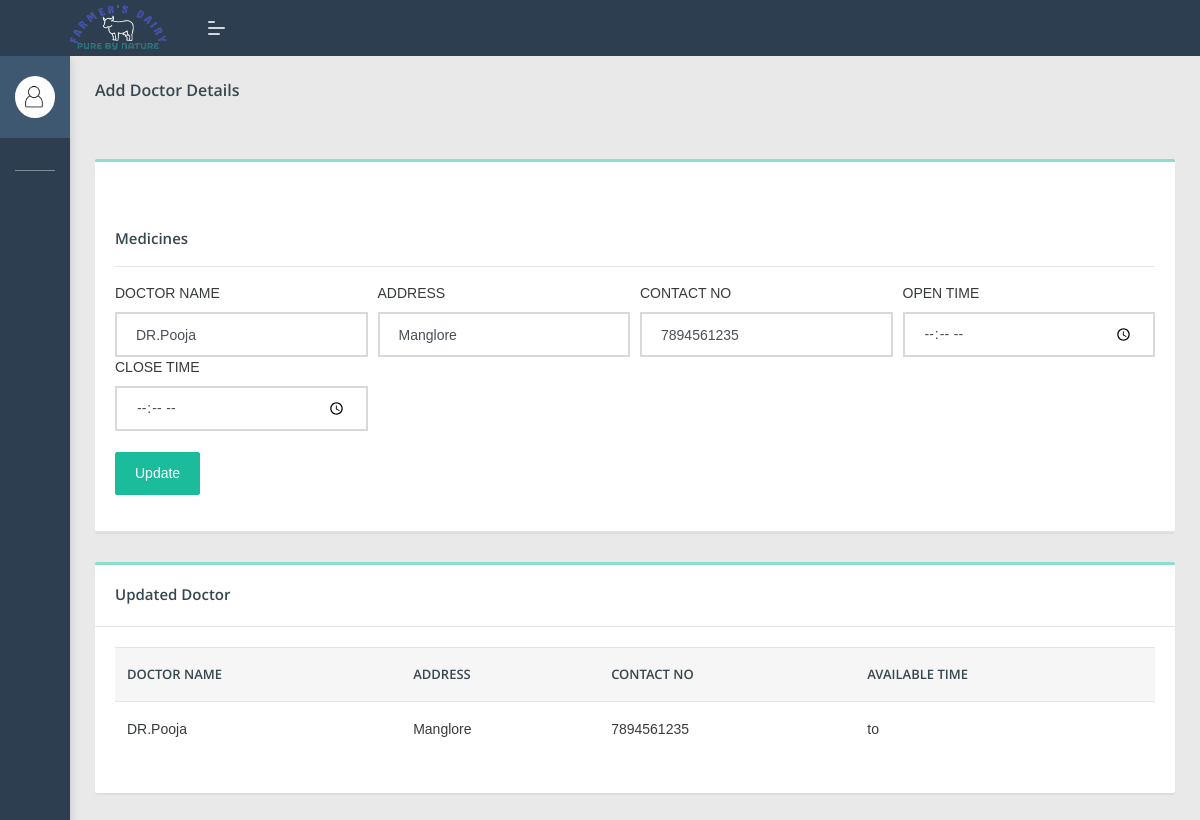
/dipo/editdoc.php?eid=2 (signed in), run on the app's committed database.
### tables this page shows
CREATE TABLE `add_doctor` (
  `doc_id` int(100) NOT NULL,
  `name` varchar(100) NOT NULL,
  `address` varchar(100) NOT NULL,
  `phoneno` varchar(100) NOT NULL,
  `opentm` time NOT NULL,
  `closetm` time NOT NULL,
  `dippoid` varchar(100) NOT NULL
);

### dipo/editdoc.php (the view, shortened to what this page needs)
 <?php
if(isset($_SESSION['dippo']))
{
?>
 <!DOCTYPE html>
<html lang="en">
<head>
    <link rel="stylesheet" href="assets/css/style.css">
</head>
<body class="">
	<nav class="pcoded-navbar  ">
		<div class="navbar-wrapper  ">
			<div class="navbar-content scroll-div " >
					<div class="">
					<div class="main-menu-header">
						<img class="img-radius" src="assets/images/user/avatar-2.jpg" alt="User-Profile-Image">
						<div class="user-details">
						</div>
					</div>
				</div>
				<ul class="nav pcoded-inner-navbar ">
					<li class="nav-item pcoded-menu-caption">
					</li>
					<li class="nav-item">
					    <a href="main.php" class="nav-link "><span class="pcoded-micon"><i class="feather icon-home"></i></span><span class="pcoded-mtext">Dashboard</span></a>
					</li>
					<li class="nav-item pcoded-hasmenu">
					    <a href="#!" class="nav-link "><span class="pcoded-micon"><i class="feather icon-align-justify"></i></span><span class="pcoded-mtext">Staff Details</span></a>
					</li>
					<li class="nav-item pcoded-hasmenu">
					    <a href="#!" class="nav-link "><span class="pcoded-micon"><i class="feather icon-align-justify"></i></span><span class="pcoded-mtext">User Details</span></a>
					</li>
						<li class="nav-item pcoded-hasmenu">
					    <a href="#!" class="nav-link "><span class="pcoded-micon"><i class="feather icon-align-justify"></i></span><span class="pcoded-mtext">Milk Details</span></a>
					</li>
					<li class="nav-item pcoded-hasmenu">
					    <a href="#!" class="nav-link "><span class="pcoded-micon"><i class="feather icon-align-justify"></i></span><span class="pcoded-mtext">Facilities</span></a>
					</li>
                        <li class="nav-item">
					    <a href="viewfeedb.php" class="nav-link "><span class="pcoded-micon"><i class="feather icon-align-justify"></i></span><span class="pcoded-mtext">View feedback</span></a>
					</li>
				</ul>
			</div>
		</div>
	</nav>
	<header class="navbar pcoded-header navbar-expand-lg navbar-light header-dark">
				<div class="m-header">
					<a class="mobile-menu" id="mobile-collapse" href="#!"><span></span></a>
					<a href="#!" class="b-brand">
						<img src="assets/images/67.jpg" width="100px" height="50px" class="logo">
					</a>
				</div>
				<div class="collapse navbar-collapse">
					<ul class="navbar-nav mr-auto">
						<li class="nav-item">
							<a href="#!" class="pop-search"><i class="feather icon-search"></i></a>
						</li>
					</ul>
					<ul class="navbar-nav ml-auto">
						<li>
							<div class="dropdown drp-user">
								<a href="#" class="dropdown-toggle" data-toggle="dropdown">
									<i class="feather icon-user"></i>
								</a>
							</div>
						</li>
					</ul>
				</div>
	</header>
<section class="pcoded-main-container">
    <div class="pcoded-content">
        <div class="page-header">
            <div class="page-block">
                <div class="row align-items-center">
                    <div class="col-md-12">
                        <div class="page-header-title">
                            <h5 class="m-b-10">Add Doctor Details</h5>
                        </div>
                        <ul class="breadcrumb">
                            <li class="breadcrumb-item"><a href="MAIN.PHP"><i class="feather icon-home"></i></a></li>
                        </ul>
                    </div>
                </div>
            </div>
        </div>
							<?php
							if(isset($_GET['eid']))
							{
								$edid=$_GET['eid'];
								include 'config.php';
								$sql1="select * from add_doctor where doc_id='$edid'";
								$result1=mysqli_query($con,$sql1);
								$num1=mysqli_num_rows($result1);
								if($num1>0)
								{
									while($row1=mysqli_fetch_array($result1))
									{
										$name=$row1['name'];
										$address=$row1['address'];
										$phoneno=$row1['phoneno'];
										$opening_time=$row1['opening_time'];
										$closing_time=$row1['closing_time'];
								?>
        <div class="row">
             <div class="col-sm-12">
                <div class="card">
                    <div class="card-header">
                       <h5 class="mt-5">Medicines</h5>
                        <hr>
                        <form class="needs-validation" method="post" action="#">
                            <div class="form-row">
                                <div class="col-md-3">
                                    <label for="validationCustom01">DOCTOR NAME</label>
                                    <input type="text" value="<?php echo $name;?>" name="name" class="form-control" placeholder="Doctor Name" required>
                                </div>
                                <div class="col-md-3">
                                    <label for="validationCustom02">ADDRESS </label>
                                    <input type="text" value="<?php echo $address;?>" class="form-control" placeholder="Address" name="address" required>
                                </div>
								<div class="col-md-3">
                                    <label for="validationCustom02">CONTACT NO</label>
                                    <input type="number" value="<?php echo $phoneno;?>" class="form-control" id="validationCustom02" placeholder="contact no" name="phoneno" required>
                                </div>
							<div class="col-md-3">
                                    <label for="validationCustom02">OPEN TIME</label>
                                    <input type="time" class="form-control"  value="<?php echo $opentm;?>" id="validationCustom02" placeholder="Open Time" name="opening_time" required>
                                </div>
								<div class="col-md-3">
                                    <label for="validationCustom02">CLOSE TIME</label>
                                    <input type="time" class="form-control" value="<?php echo $closetm;?>" id="validationCustom02" placeholder="Close Time" name="closing_time" required>
                                </div>
							</div>
							<BR>
                            <div class="form-row">
							 <div class="form-group col-md-2">
                            <button type="submit" name="update" class="btn  btn-primary">Update</button>
							</div>
							</div>
						   </form>
						   						<?php
								}
							}
							}
?>
						</div>
					</div>
				</div>
                        <div class="col-md-12">
                <div class="card">
                    <div class="card-header">
                        <h5>Updated Doctor</h5>
                    </div>
                    <div class="card-body table-border-style">
                        <div class="table-responsive">
                            <table class="table table-hover">
                                <thead>
                                    <tr>
                                        <th>DOCTOR NAME</th>
                                        <th>ADDRESS</th>
                                        <th>CONTACT NO</th>
										<th>AVAILABLE TIME</th>
									</tr>
                                </thead>
                                <tbody>
								<?php
								include 'config.php';
								$sql1="select * from add_doctor where doc_id='$edid'";
								$result1=mysqli_query($con,$sql1);
								$num1=mysqli_num_rows($result1);
								if($num1>0)
								{
									while($row1=mysqli_fetch_array($result1))
									{
										$name=$row1['name'];
										$address=$row1['address'];
										$phoneno=$row1['phoneno'];
										$opening_time=$row1['opening_time'];
										$closing_time=$row1['closing_time'];
									}
								}
								?>
                                    <tr>
									<td><?php echo $name; ?></td>
									<td><?php echo $address; ?></td>
									<td><?php echo $phoneno; ?></td>
									<td><?php echo $opening_time; ?> to <?php echo $closing_time; ?></td>
                                    </tr>
                                </tbody>
                            </table>
							</div>
                    </div>
                </div>
            </div>
                        </div>
                    </div>
</section>
</body>
</html>
<?php
}
else
{
	echo "<script> location.href='../index.php'; </script>";
}
?>

### data on the page
add_doctor: name "DR.Pooja", address "Manglore", phoneno "7894561235"
